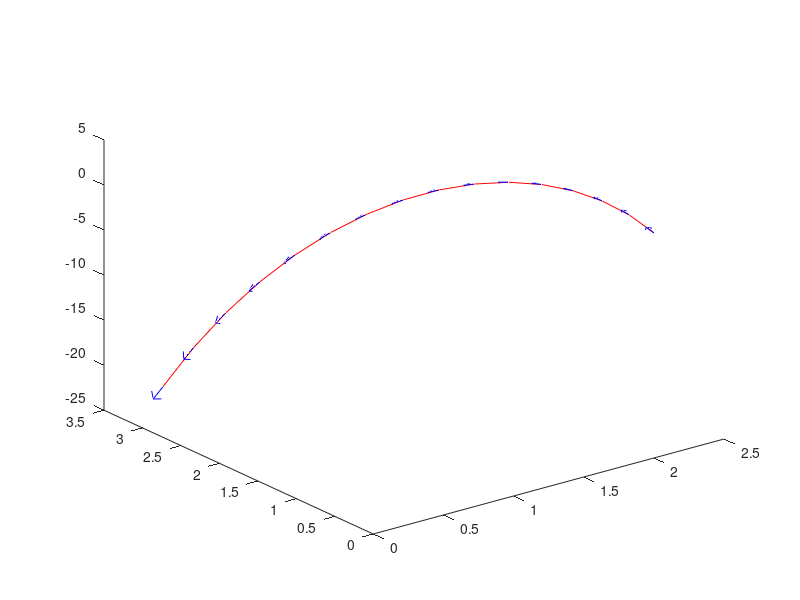

Write MATLAB code to recreate this figure.
% %绘制向量场图
% %例⼀
% clear all;clc;
% [X,Y] = meshgrid(-2:.2:2,-3:.2:3);
% Z = X.*exp(-X.^2 - Y.^2);
% [DX,DY] = gradient(Z); %Dx为⽔平⽅向上的梯度，第⼀列元素为原矩阵第⼆列与第⼀列元素之差，
% %第⼆列元素为原矩阵第三列与第⼀列元素之差除以2，以此类推
% [DDX,DDY]=gradient(Z,0.1,0.25);%这个就是将默认除以的2，x轴换为0.1，y轴换为0.25.
% %[FX，FY]=gradient(F,HX,HY) HX，HY参数表⽰各⽅向相邻两点的距离
% contour(X,Y,Z,7);       %7个等级的等值线图
% hold on,colormap hsv
% quiver(X,Y,DX,DY,0.8);  %绘制梯度（向量）场
% %1.2代表所画出的向量长度的缩放系数
% hold off
% 
% %例⼆
% n=-2:.15:2;
% [X,Y,Z]=peaks(n);
% contour(X,Y,Z,10);colormap autumn
% [U,V]=gradient(Z);hold on
% quiver(X,Y,U,V);hold off
% legend('等值线','向量场');

%例三：三维向量场图绘制
%本例是绘制三维参数曲线的很好的例⼦
vz = 10;            % Velocity
a = -32;            % Acceleration
t = 0:.1:pi/2;
x = 2*cos(t);y = 3*sin(t);
z = vz*t + 1/2*a*t.^2;
plot3(x,y,z,'r');hold on%绘制曲线图像
u = gradient(x);v = gradient(y);w = gradient(z);
quiver3(x,y,z,u,v,w,0.2,'b');   %绘制切向量

% gradient 和diff区别
% gradient对矩阵来说是求数值梯度，
% diff对于矩阵来说是求差分
% 当然对于符号函数diff(func,x)用于求对于func对于x的偏导数。